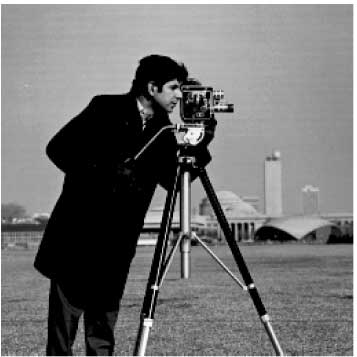
%> input picture Lab 1/attachments/cameraman.jpg, 357 x 357 px, given in place of cameraman.tif, which was not available
$ octave --eval "main;"   (GNU Octave 9; MATLAB toolbox functions it lacks are replaced by stand-ins)
%> lines starting %> are read from the running program, lines starting %| are printed output that depends on the picture; pictures that were not available may be replaced by others from this repository, and a replacement may not be noted
### Lab 1/matlab/pixelValue.m
%% Pixel Value
% Returns pixel value at specified (x,y) coordinates.
function color = pixelValue(image, x, y, interpolationMethod, borderMethod)

    % Set periodic to be the default border method.
    if ~exist('borderMethod', 'var'), borderMethod = 'constant'; end

    [m, n] = size(image);
    % check if coordinates are in image
    if ~inImage(size(image), x, y, interpolationMethod)
        switch (borderMethod)
            case 'constant'
                color = 0;
            case 'nearest'
                x = floor(valueInRange(1, m, x));
                y = floor(valueInRange(1, n, y));
                color = image(x, y);
            case 'periodic'
                if ~(x >= 1 && x <= m)
                    x = valueInRange(1, m, abs(abs(x) - m));
                end
                if ~(y >=1 && y <= n)
                    y = valueInRange(1, n, abs(abs(y) - n));
                end
                color = image(floor(x), floor(y));
        end
        return
    end

    switch (interpolationMethod)
        case 'nearest'
            color = image(floor(x + 0.5), floor(y + 0.5));
            return
        case 'linear'
            k = floor(x);
            a = x - k;
            l = floor(y);
            b = y - l;
            color = (1-a)*(1-b)*image(k,l) + (1-a)*b*image(k, l+1) ...
                    + a*b*image(k+1, l+1) + a*(1-b)*image(k+1, l);
            return
    end
end

### Lab 1/matlab/inImage.m
%% Coordinates In Image Check
% Checks if point (x,y) falls inside image domain. Performs an
% additional check if 'linear' interpolation is used.
function boolean = inImage(s, x, y, interpolationMethod)

    boolean = (x <= s(1)) && (y <= s(2)) && (x >= 1) && (y >= 1);
    if strcmp(interpolationMethod, 'linear') && boolean
        boolean = inImage(s, (x+1), (y+1), '');
    end
end

### Lab 1/matlab/profile.m
% Profile of an image along straight line in n points.
function line = profile(image, x0, y0, x1, y1, n, interpolationMethod, ...
                        borderMethod)

    x = linspace(x0, x1, n);
    y = linspace(y0, y1, n);
    for i = 1:length(x)
        line(i) = pixelValue(image, x(i), y(i), interpolationMethod, ...
                  borderMethod);
    end
end

### Lab 1/matlab/rotateImage.m
%% Image Rotation
% Performs a rotation transformation with a
% specified angle on a provided image around
% its center.
% If addMargins is enabled, then the dimensions after rotation of
% the image are calculated, together with the top and left margins
% (for correct positioning).
function rotatedImage = rotateImage(image, angle, ...
                        interpolationMethod, borderMethod, addMargins)

    % Set periodic to be the default border method.
    if ~exist('borderMethod', 'var'), borderMethod = 'constant'; end
    % Set the addMargins flag to false by default
    if ~exist('addMargins', 'var'), addMargins = false; end
    if addMargins
        [m, n, topMargin, leftMargin] = imageRotationMargins(image, angle);
    else
        [m, n] = size(image);
        topMargin = 0;
        leftMargin = 0;
    end

    center = round([m, n]/2);
    numberOfIndices = m*n;

    R = rot(angle);
    [X, Y] = meshgrid(1:m, 1:n);
    indices = [X(:)'; Y(:)'; ones(1, numberOfIndices)];

    % Added an additional translation for positioning the image
    % after rotation if margins are specified.
    rotatedIndices = trans(-[topMargin, leftMargin]) * ...
                     trans(center) * (R * (trans(-center) * indices));
    rotatedImage = zeros(n, m);

    for i = 1:numberOfIndices
        rotatedImage(indices(2, i), indices(1, i)) = pixelValue(image, ...
            rotatedIndices(2, i), rotatedIndices(1, i), ...
            interpolationMethod, borderMethod);
    end
end

### Lab 1/rot.m
function A = rot(phi, t)

    A = [cos(phi), -sin(phi), t(1);
         sin(phi), cos(phi),  t(2);
         0,        0,         1];
end

### Lab 1/matlab/valueInRange.m
% Returns a value closest to a specified range if specified
% current value falls outside the range.
function nearest = valueInRange(min, max, value)

    if (value >= min) && (value <= max)
        nearest = value;
    else
        if value < min
            nearest = min;
        else
            nearest = max;
        end
     end
end

### Lab 1/matlab/main.m
%% Exercise 1
% Max Bos (10669027) and Philip Bouman (10668667)

function main()

    close all
    img = im2double(imread('cameraman.tif'));
%> img: size 357x357x3 double; min 0, max 1, mean 0.453

    %% Question 2.1.1 / Question 2.1.2
    % Check out the implementation of
    % pixelValue(image, x, y, interpolationMethod, borderMethod)

    %% Question 2.1.3
    % Comparement of (bi)linear and nearest profile.
    figure('name', 'Interpolation Profiles (nearest:b vs. linear:r)')
    hold on;
    plot(profile(img, 100, 100, 120, 120, 200, 'nearest', 'constant'), 'b');
%> after the loop in profile, `for i = 1:length(x)`: line = 200 values from 0 to 0
    plot(profile(img, 100, 100, 120, 120, 200, 'linear', 'constant'), 'r');
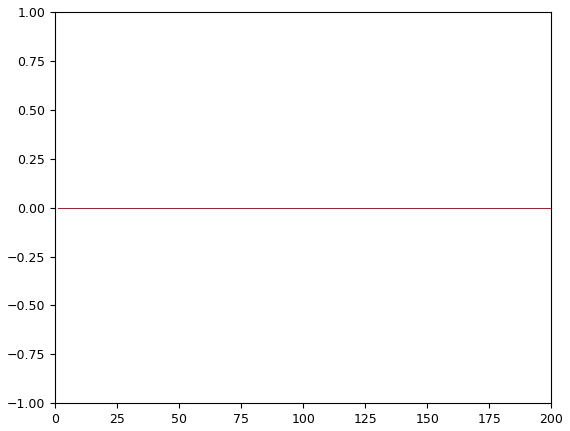
%> figure redrawn from the program's plot data
    hold off;

    %% Question 2.1.4
    % pixelValue supports three different border methods: constant,
    % nearest and periodic. See report for discussion on the different
    % methods.
    figure('name', 'Border Methods (nearest:b vs. periodic:r)')
    hold on;
    plot(profile(img, -100, -100, 300, 300, 200, 'nearest', 'nearest'), 'b');
    plot(profile(img, -100, -100, 300, 300, 200, 'nearest', 'periodic'), 'r');
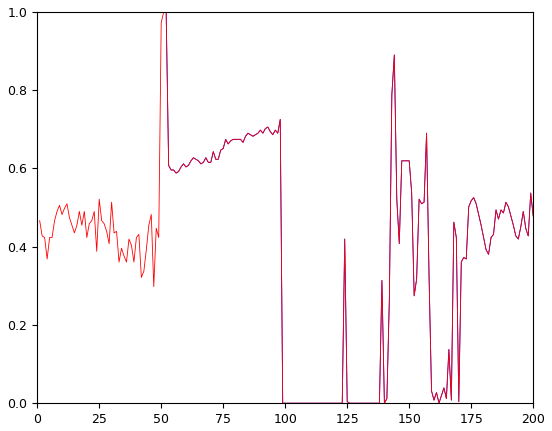
%> figure redrawn from the program's plot data; curve peaks at x = 1, y = 1; curve peaks at x = 51, y = 1
    hold off;

    %% Question 3.1.1 / Question 3.1.2
    % See the implementation of
    % rotateImage(image, angle, interpolationMethod, borderMethod, addMargins)
    rotatedImage = rotateImage(img, pi/6, 'linear');
%> the run ends on the next line
    figure('name', 'Q3.1.2 / Q3.1.2 : pi/6 angle')
    imshow(rotatedImage)

    %% Question 3.1.3
    % We've added an addMargins flag to rotateImage() which results
    % in a complete picture as output. See rotateImage() for further details.
    figure('name', 'Image after 45deg rotation w/ constant border method')
    rotatedImage = rotateImage(img, pi/4, 'linear', 'constant', true);
    imshow(rotatedImage)
    figure('name', 'Image after 45deg rotation w/ nearest border method')
    rotatedImage = rotateImage(img, pi/4, 'linear', 'nearest', true);
    imshow(rotatedImage)
    figure('name', 'Image after 45deg rotation w/ periodic border method')
    rotatedImage = rotateImage(img, pi/4, 'linear', 'periodic', true);
    imshow(rotatedImage)

    %% Question 3.1.4
    % Processing time performance measure of both interpolation methods.
    disp('Processing time for nearest interpolation:')
    tic;
    rotateImage(img, pi/4, 'nearest');
    toc;
    disp('Processing time for (bi)linear interpolation:')
    tic;
    rotateImage(img, pi/4, 'linear');
    toc;

    %% Question 3.1.5
    % The distance, between the original and interpolated version of
    % the image is measured using Euclidean distance.
    imgNearest = rotateImage(img, pi/4, 'nearest', 'constant', true);
    imgNearest = rotateImage(imgNearest, -pi/4, 'nearest');
    figure('name', 'Image after double rotation w/ nearest interpolation')
    imshow(imgNearest)

    imgLinear = rotateImage(img, pi/4, 'linear', 'constant', true);
    imgLinear = rotateImage(imgLinear, -pi/4, 'linear');
    figure('name', 'Image after double rotation w/ linear interpolation')
    imshow(imgLinear)

    borderedImage = borderImage(img, pi/4);
    figure('name', 'Image w/ border')
    imshow(borderedImage)

    distNearest = euclideanDistance(borderedImage, imgNearest);
    distLinear = euclideanDistance(borderedImage, imgLinear);
    distDiff = abs(distNearest - distLinear);

    fprintf('Distance (nearest): %f; distance (linear): %f, distance difference: %f\n', ...
        distNearest, distLinear, distDiff);

    %% Question 4.1.1 / 4.1.3
    % Check out the implementation of
    % myAffine(image, x1, y1, x2, y2, x3, y3, m, n, method)

    %% Question 4.1.2
    [~, ~, topMargin, leftMargin] = imageRotationMargins(img, pi/4);
    [height, width] = size(img);
    figure('name', 'Image after affine transformation')
    rotatedImage = myAffine(img, -topMargin, width/2, height/2, ...
                   -leftMargin, height/2, width+leftMargin, height, width, 'linear');
    imshow(rotatedImage)

    %% Question 5.1.1
    % Check out the implementation of
    % createProjectionMatrix(xy, uv)

    %% Question 5.1.2 / 5.1.4
    % Check out the implementation of
    % myProjection(image, x1, y1, x2, y2, x3, y3, x4, y4, m, n, method)

    %% Question 5.1.3
    flyers = im2double(imread('flyers.png'));
    imshow(flyers)
    %figure('name', 'Unstraightened flyers');
    %imshow(flyers)
    %[x, y] = ginput(4)
    x = [571.0000 356.5000 592.0000 817.0000];
    y = [190.2500 551.7500 583.2500 172.2500];

    figure('name', 'Frontal view of flyer');
    transformedFlyers = myProjection(flyers, x(1), y(1), ...
             x(2), y(2), x(3), y(3), x(4), y(4), 300, ...
             400, 'linear');
    imshow(transformedFlyers)

    %% Question 7.1.1 / 7.1.2
    % Check out the implementation of estimateProjectionMatrix(xy, XYZ)

    %% Question 8.1.1
    load calibrationpoints
    figure('name', '3D cubes at callibrationpoints')
    M = estimateProjectionMatrix(xy, XYZ);
    imshow('calibrationpoints.jpg')
    drawCubes(M);

    %% Question 8.1.2
    XYZ = [0 5 5
           0 3 5
           0 1 5
           1 0 5
           3 0 5
           5 0 5
           0 5 3
           0 3 3
           0 1 3];

    % View 1
    figure('name', 'Cubes on view 1')
    imshow('view1.jpg');
    %xy = ginput(9)
    xy = [189.0000  345.0000
          225.0000  351.0000
          263.0000  356.0000
          301.0000  356.0000
          333.0000  350.0000
          363.0000  343.0000
          191.0000  396.0000
          225.0000  400.0000
          264.0000  407.0000];
    M = estimateProjectionMatrix(xy, XYZ);
    drawCubes(M);

    % View 2
    figure('name', 'Cubes on view 2')
    imshow('view2.jpg');
    %xy = ginput(9)
    xy = [142.0000  350.0000
          175.0000  354.0000
          211.0000  358.0000
          250.0000  356.0000
          286.0000  348.0000
          318.0000  341.0000
          145.0000  399.0000
          178.0000  404.0000
          215.0000  409.0000];
    M = estimateProjectionMatrix(xy, XYZ);
    drawCubes(M);

    % View 3
    figure('name', 'Cubes on view 3')
    imshow('view3.jpg');
    %xy = ginput(9)
    xy = [190.0000  351.0000
          220.0000  355.0000
          253.0000  360.0000
          292.0000  359.0000
          330.0000  353.0000
          366.0000  346.0000
          192.0000  399.0000
          222.0000  405.0000
          255.0000  412.0000];
    M = estimateProjectionMatrix(xy, XYZ);
    drawCubes(M);

    % View 4
    figure('name', 'Cubes on view 4')
    imshow('view4.jpg');
    %xy = ginput(9)
    xy = [136   358
          164   362
          193   367
          232   366
          275   357
          313   350
          139   407
          167   413
          196   418];
    M = estimateProjectionMatrix(xy, XYZ);
    drawCubes(M);
end

$ run again, with Lab 1/attachments/view2.jpg copied over Lab 1/attachments/cameraman.jpg
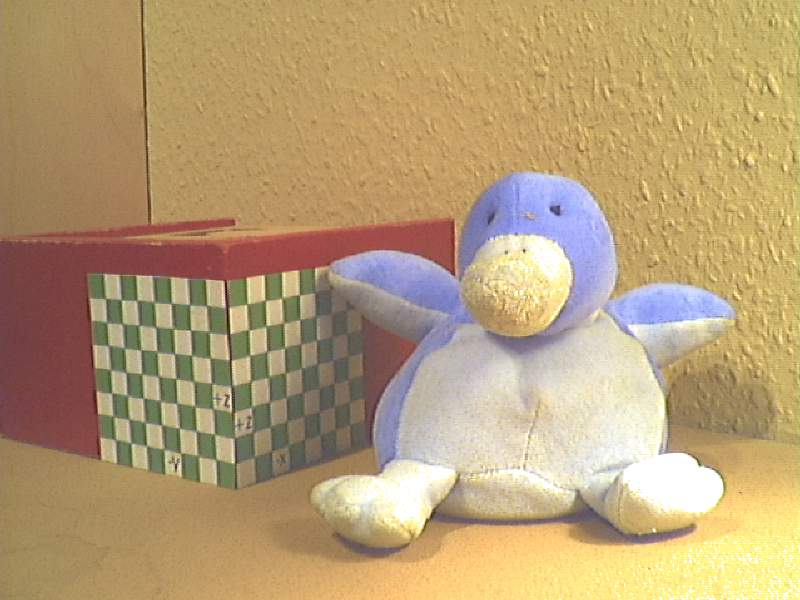
%> input picture Lab 1/attachments/view2.jpg, 800 x 600 px, given in place of cameraman.tif, which was not available
%> the loop in profile, `for i = 1:length(x)` made 200 passes
%> color in pixelValue on passes 1 to 3: 0.678, 0.678, 0.678
%> after the loop in profile, `for i = 1:length(x)`: line = 200 values, max 0.678 at index 1, min 0.651 at index 156, mean 0.663
%> the loop in profile (call 2), `for i = 1:length(x)` made 200 passes
%> in main, `plot(profile(img, 100, 100, 120, 120, 200, 'linear', 'constant'), 'r');`:
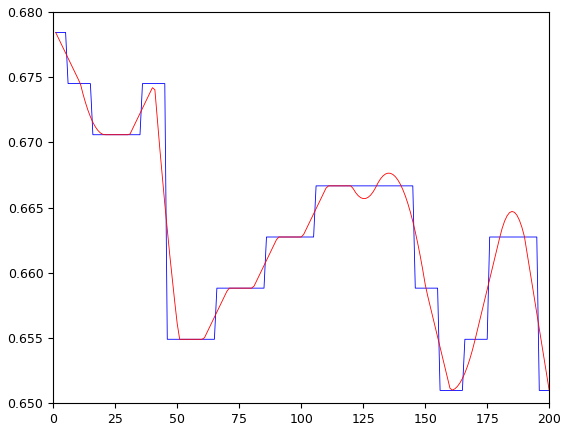
%> figure redrawn from the program's plot data; curve peaks at x = 1, y = 0.678
%> in main, `plot(profile(img, -100, -100, 300, 300, 200, 'nearest', 'periodic'), '..`:
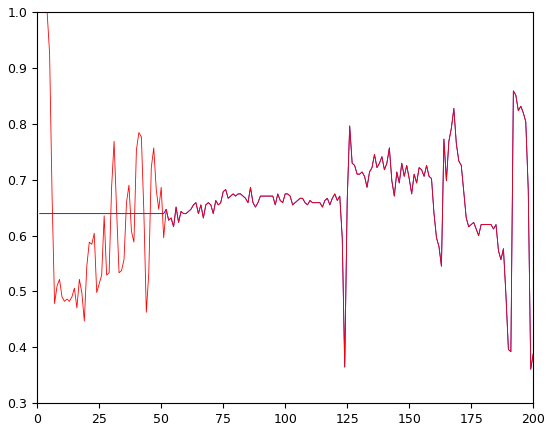
%> figure redrawn from the program's plot data; curve peaks at x = 192, y = 0.859; curve peaks at x = 1, y = 1
